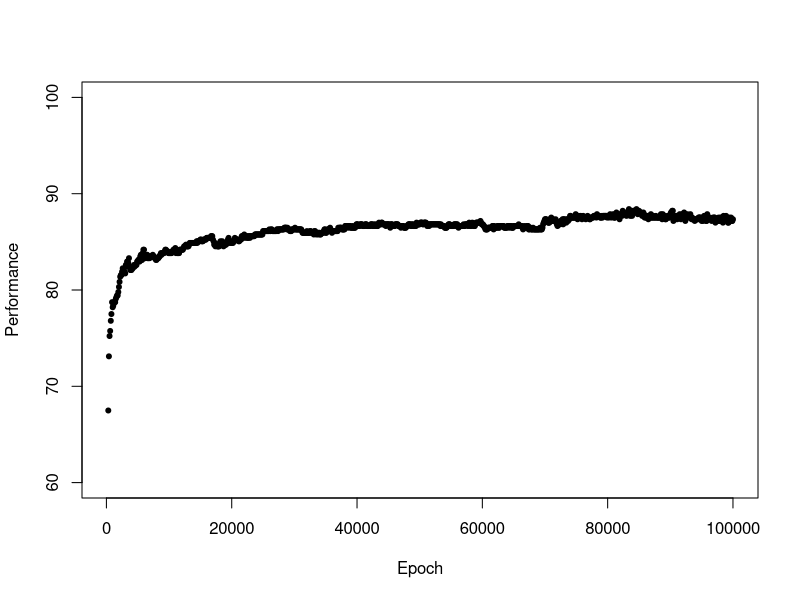
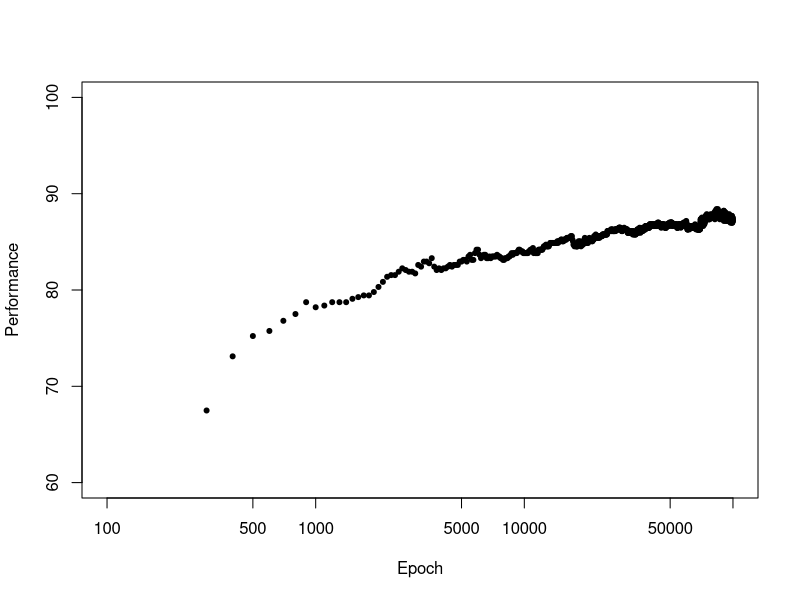
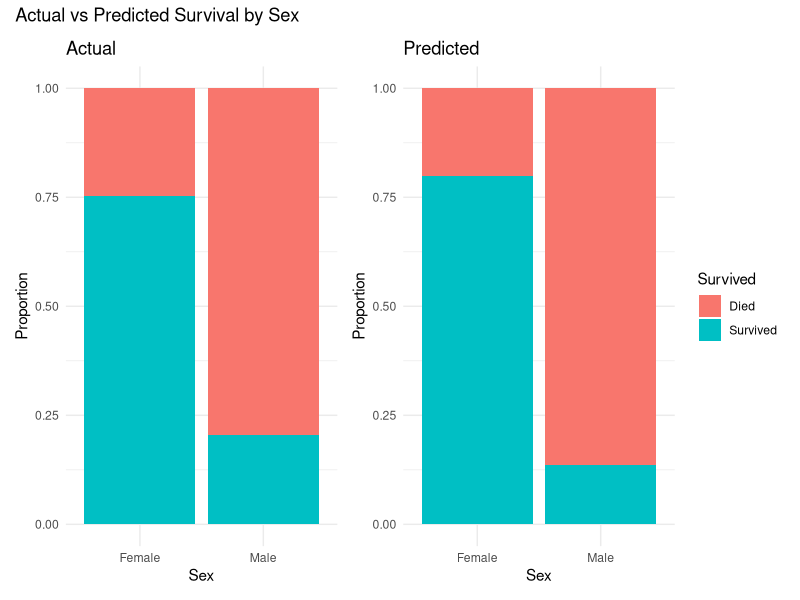
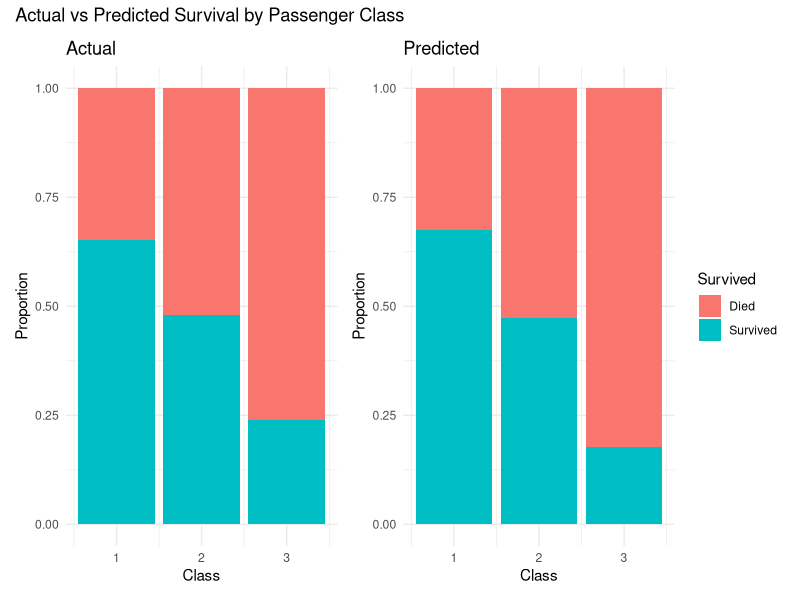
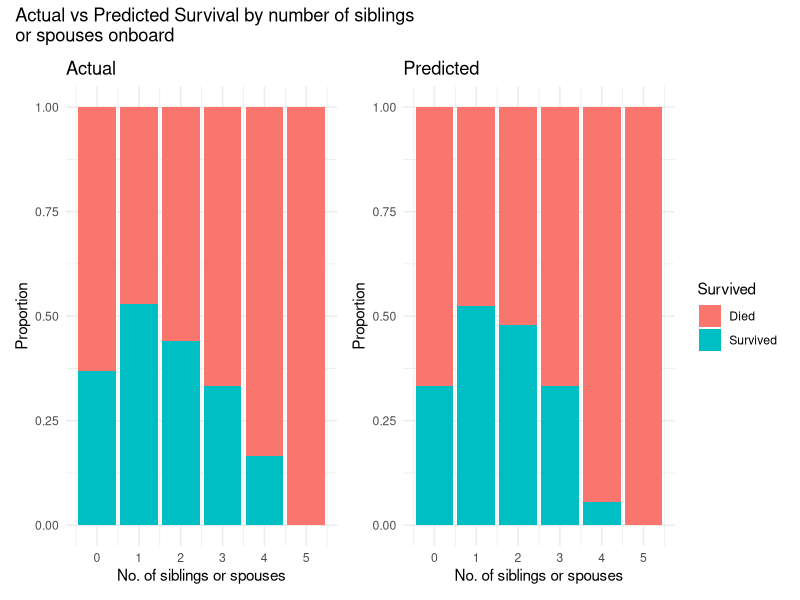
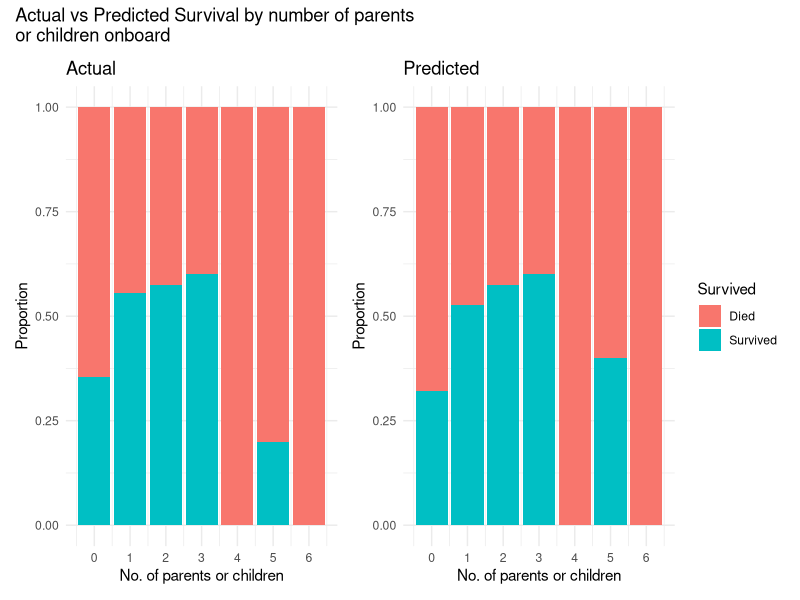
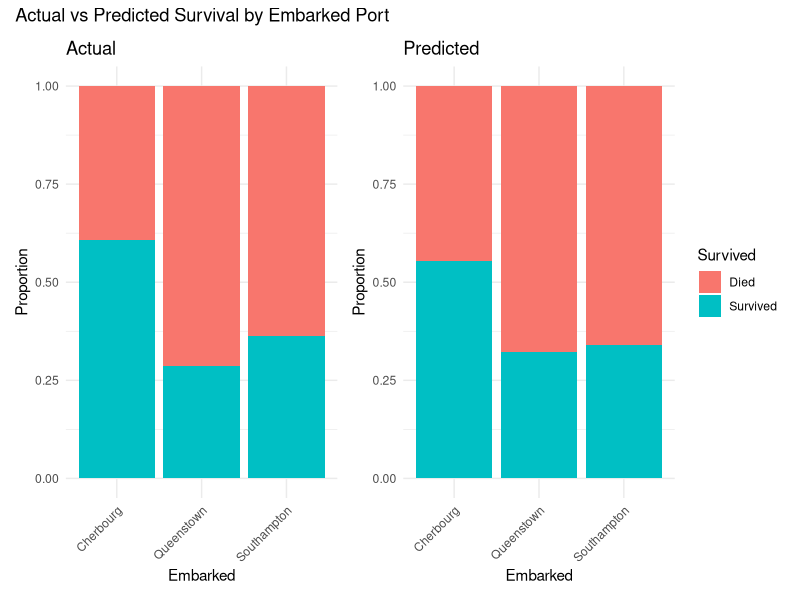
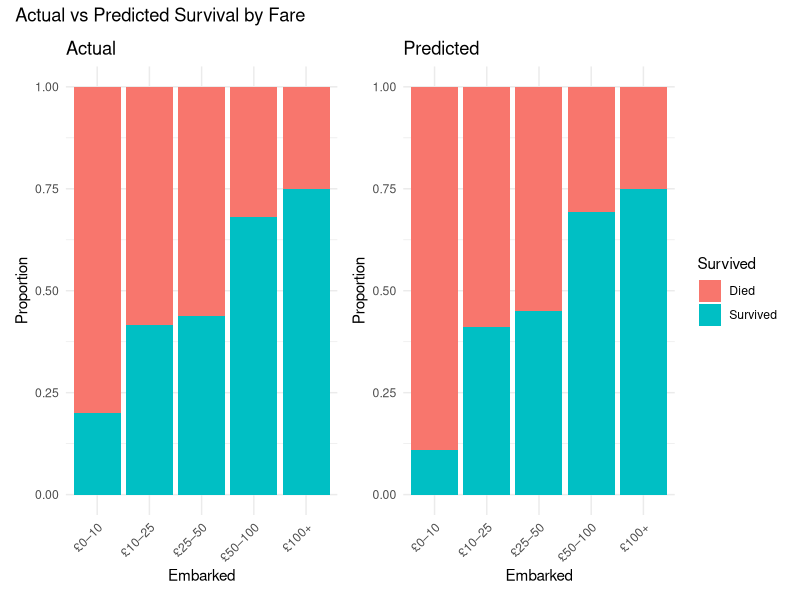

Reproduce these figures in R, in order.
#setwd("C:\\Users\\galde\\OneDrive\\Documents\\true_dataPredictionPytorch")
library(ggplot2)
library(readxl)
library(patchwork)
pass_info = read.csv("train.csv", header = TRUE)
survived = read.csv("survivaldata.csv", header = TRUE)
model_predictions = read_excel(path = "predictions.xlsx", range="B1:C713")
true_data = cbind(pass_info, survived)

true_data$PassengerId = NULL
true_data$Age = true_data$Age + 30
true_data$Fare = true_data$Fare + 35
true_data$Sex = ifelse(true_data$Sex == 1, "Male", "Female")
true_data$Pclass = true_data$Pclass + 2
true_data$Survived = ifelse(true_data$Survived == 1, "Survived", "Died")
true_data$Embarked = ifelse(
  true_data$Embarked == -1, "Southampton",ifelse(
    true_data$Embarked == 0, "Cherbourg",ifelse(
      true_data$Embarked == 1, "Queenstown", NA
    )
  ))


model_predictions$Prediction = ifelse(model_predictions$Prediction == 1, "Survived", "Died")
combined_data = cbind(true_data, model_predictions)
combined_data$PassengerId = NULL


options(scipen=9999)
performance = read_excel(path = 'performance.xlsx', range="B1:C1001")
plot(performance*100, pch = 20, ylim=c(60,100))
plot(performance*100, log="x", pch = 20, ylim=c(60,100))

confusion_matrix = table(
  Actual = combined_data$Survived,
  Predicted = combined_data$Prediction
)
confusion_matrix

TN = confusion_matrix["Died", "Died"]
FP = confusion_matrix["Died", "Survived"]
FN = confusion_matrix["Survived", "Died"]
TP = confusion_matrix["Survived", "Survived"]

accuracy = (TP + TN) / sum(confusion_matrix)
precision = TP / (TP + FP)
recall = TP / (TP + FN)
F1 = 2 * precision * recall / (precision + recall)

accuracy
precision
recall
F1
### Tests for survival based on sex ###

p1 = ggplot(combined_data, aes(x = Sex, fill = Survived)) +
  geom_bar(position = "fill") +
  labs(
    title = "Actual",
    x = "Sex",
    y = "Proportion",
    fill = "Survived"
  ) +
  theme_minimal()

p2 = ggplot(combined_data, aes(x = Sex, fill = Prediction)) +
  geom_bar(position = "fill") +
  labs(
    title = "Predicted",
    x = "Sex",
    y = "Proportion",
    fill = "Survived"
  ) +
  theme_minimal()

p1 + p2 + 
  plot_layout(ncol = 2, guides = "collect") +
  plot_annotation(title = "Actual vs Predicted Survival by Sex")

chisq.test(table(combined_data$Sex, combined_data$Survived))
chisq.test(table(combined_data$Sex, combined_data$Prediction))

### Tests for survival based on passenger class ###

p3 = ggplot(combined_data, aes(x = Pclass, fill = Survived)) +
  geom_bar(position = "fill") +
  labs(
    title = "Actual",
    x = "Class",
    y = "Proportion",
    fill = "Survived"
  ) +
  theme_minimal()


p4 = ggplot(combined_data, aes(x = Pclass, fill = Prediction)) +
  geom_bar(position = "fill") +
  labs(
    title = "Predicted",
    x = "Class",
    y = "Proportion",
    fill = "Survived"
  ) +
  theme_minimal()

p3 + p4 + 
  plot_layout(ncol = 2, guides = "collect") +
  plot_annotation(title = "Actual vs Predicted Survival by Passenger Class")

### Tests for survival based on siblings or spouses onboard ###

p5 = ggplot(combined_data, aes(x = SibSp, fill = Survived)) +
  geom_bar(position = "fill") +
  labs(
    title = "Actual",
    x = "No. of siblings or spouses",
    y = "Proportion",
    fill = "Survived"
  ) +
  theme_minimal()+
  scale_x_continuous(breaks = seq(0, 5, by = 1))

p6 = ggplot(combined_data, aes(x = SibSp, fill = Prediction)) +
  geom_bar(position = "fill") +
  labs(
    title = "Predicted",
    x = "No. of siblings or spouses",
    y = "Proportion",
    fill = "Survived"
  ) +
  theme_minimal()+
  scale_x_continuous(breaks = seq(0, 5, by = 1))

p5 + p6 + 
  plot_layout(ncol = 2, guides = "collect") +
  plot_annotation(title = "Actual vs Predicted Survival by number of siblings\nor spouses onboard")

### Tests for survival based on parents or children onboard ###

p7 = ggplot(combined_data, aes(x = Parch, fill = Survived)) +
  geom_bar(position = "fill") +
  labs(
    title = "Actual",
    x = "No. of parents or children",
    y = "Proportion",
    fill = "Survived"
  ) +
  theme_minimal()+
  scale_x_continuous(breaks = seq(0, 6, by = 1))

p8 = ggplot(combined_data, aes(x = Parch, fill = Prediction)) +
  geom_bar(position = "fill") +
  labs(
    title = "Predicted",
    x = "No. of parents or children",
    y = "Proportion",
    fill = "Survived"
  ) +
  theme_minimal()+
  scale_x_continuous(breaks = seq(0, 6, by = 1))

p7 + p8 + 
  plot_layout(ncol = 2, guides = "collect") +
  plot_annotation(title = "Actual vs Predicted Survival by number of parents\nor children onboard")

chisq.test(table(combined_data$Parch, combined_data$Survived))
chisq.test(table(combined_data$Parch, combined_data$Prediction))

### Tests for survival based on embarked port ###


p9 = ggplot(combined_data, aes(x = Embarked, fill = Survived)) +
  geom_bar(position = "fill") +
  labs(
    title = "Actual",
    x = "Embarked",
    y = "Proportion",
    fill = "Survived"
  ) +
  theme_minimal()+
  theme(
    axis.text.x = element_text(angle = 45, hjust = 1)
  )


p10 = ggplot(combined_data, aes(x = Embarked, fill = Prediction)) +
  geom_bar(position = "fill") +
  labs(
    title = "Predicted",
    x = "Embarked",
    y = "Proportion",
    fill = "Survived"
  ) +
  theme_minimal() +
theme(
  axis.text.x = element_text(angle = 45, hjust = 1)
)

p9 + p10 + 
  plot_layout(ncol = 2, guides = "collect") +
  plot_annotation(title = "Actual vs Predicted Survival by Embarked Port")


chisq.test(table(combined_data$Embarked, combined_data$Survived))$p.value * 100
chisq.test(table(combined_data$Embarked, combined_data$Prediction))$p.value * 100

combined_data$FareGroup = cut(
  combined_data$Fare,
  breaks = c(0, 10, 25, 50, 100, 999999),
  labels = c("£0–10", "£10–25", "£25–50", "£50–100", "£100+"),
  include.lowest = TRUE
)


p11 = ggplot(combined_data, aes(x = FareGroup, fill = Survived)) +
  geom_bar(position = "fill") +
  labs(
    title = "Actual",
    x = "Embarked",
    y = "Proportion",
    fill = "Survived"
  ) +
  theme_minimal()+
  theme(
    axis.text.x = element_text(angle = 45, hjust = 1)
  )


p12 = ggplot(combined_data, aes(x = FareGroup, fill = Prediction)) +
  geom_bar(position = "fill") +
  labs(
    title = "Predicted",
    x = "Embarked",
    y = "Proportion",
    fill = "Survived"
  ) +
  theme_minimal()+
  theme(
    axis.text.x = element_text(angle = 45, hjust = 1)
  )

p11 + p12 + 
  plot_layout(ncol = 2, guides = "collect") +
  plot_annotation(title = "Actual vs Predicted Survival by Fare")
